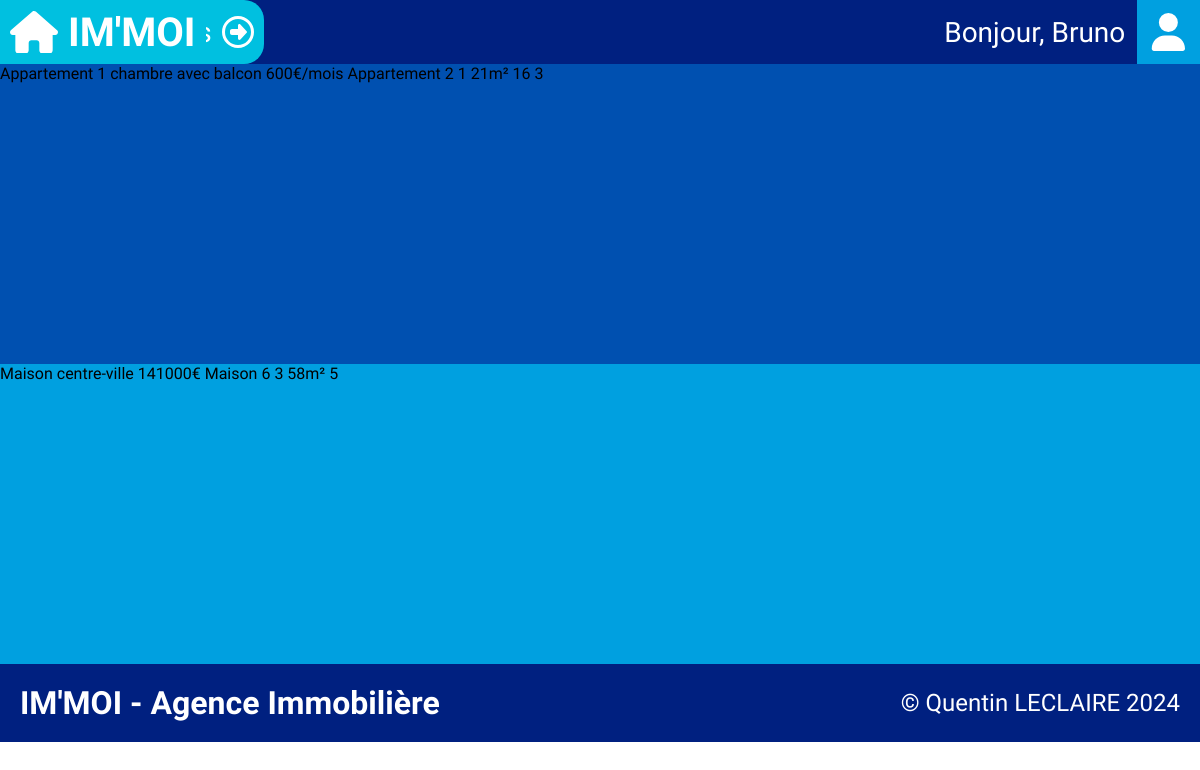
Screenshot of /offres with the database file from the repository.
### tables this page shows
CREATE TABLE bien(
idBien int(11) NOT NULL,
nom varchar(60) NOT NULL,
description text,
prixLocation float,
prixVente float,
categorie varchar(20),
nbPieces int,
nbEtages int,
surface int,
numAppart int,
idUtilisateur int(11) NOT NULL,
idAdresse int(11) NOT NULL
);

### Controller/offresController.php (called while the page is built, shortened)
<?php
class OffresController{
    private $bienManager;
    public function __construct() {
        require_once "Models/managers/AdresseManager.php";
        require_once "Models/managers/BienManager.php";
        $this->bienManager = new BienManager;                   $this->bienManager->chargementBienlist();
    }
    public function afficherOffres(){
        $DBbien = $this->bienManager->getBienlist();
        require "Views/offres.view.php";
    }
}

### Models/managers/BienManager.php (called while the page is built, shortened)
<?php
require_once "Models/data/Bien.class.php";
require_once "Models/Model.class.php";
class BienManager extends BDConnexion{
    private $bienlist;
    public function ajoutBien($bien){
        $this->bienlist[] = $bien;
    }
    public function getBienlist(){
        return $this->bienlist;
    }
    public function chargementBienlist(){
        $req = $this->getBDD()->prepare('SELECT * FROM bien');
        $req->execute();
        $listeBien = $req->fetchAll(PDO::FETCH_ASSOC);
    }
}

### Models/Model.class.php (called while the page is built, shortened)
<?php
abstract class BDConnexion{
    private static $pdo;
    private static function setBDD(){
        self::$pdo = new PDO('mysql:host=localhost;dbname=immoi;port=3308;charset=utf8', 'root', '');
        self::$pdo->setAttribute(PDO::ATTR_ERRMODE, PDO::ERRMODE_WARNING);
    }
    protected function getBDD(){
        return self::$pdo;
    }
}

### Controller/bdtestController.php (called while the page is built, shortened)
<?php
class BDTestController{
    public function __construct() {
        require_once "Models/managers/AdminManager.php";
        require_once "Models/managers/AdresseManager.php";
        require_once "Models/managers/AgenceManager.php";
        require_once "Models/managers/AgentManager.php";
        require_once "Models/managers/BienManager.php";
        $this->adminManager = new AdminManager;                 $this->adminManager->chargementAdminlist();
        $this->adresseManager = new AdresseManager;             $this->adresseManager->chargementAdresselist();
        $this->agenceManager = new AgenceManager;               $this->agenceManager->chargementAgencelist();
        $this->agentManager = new AgentManager;                 $this->agentManager->chargementAgentlist();
        $this->bienManager = new BienManager;                   $this->bienManager->chargementBienlist();
    }
}

### Models/managers/AdminManager.php (called while the page is built, shortened)
<?php
require_once "Models/Model.class.php";
class AdminManager extends BDConnexion{
    public function chargementAdminlist(){
        $req = $this->getBDD()->prepare('SELECT * FROM administrateur');
        $req->execute();
        $listeAdmin = $req->fetchAll(PDO::FETCH_ASSOC);
        foreach($listeAdmin as $value){
            $user = new Admin($value['username'], $value['password']);
        }
    }
}

### Models/managers/AdresseManager.php (called while the page is built, shortened)
<?php
require_once "Models/Model.class.php";
class AdresseManager extends BDConnexion{
    public function chargementAdresselist(){
        $req = $this->getBDD()->prepare('SELECT * FROM adresse');
        $req->execute();
        $listeAdresse = $req->fetchAll(PDO::FETCH_ASSOC);
        foreach($listeAdresse as $value){
            $adresse = new Adresse($value['idAdresse'], $value['nomVoie'], $value['zipcode'], $value['localite']);
        }
    }
}

### Models/managers/AgenceManager.php (called while the page is built, shortened)
<?php
require_once "Models/Model.class.php";
class AgenceManager extends BDConnexion{
    public function chargementAgencelist(){
        $req = $this->getBDD()->prepare('SELECT * FROM agence');
        $req->execute();
        $listeAgence = $req->fetchAll(PDO::FETCH_ASSOC);
        foreach($listeAgence as $value){
            $agence = new Agence($value['idAgence'], $value['nom'], $value['idAdresse']);
        }
    }
}

### Models/managers/AgentManager.php (called while the page is built, shortened)
<?php
require_once "Models/Model.class.php";
class AgentManager extends BDConnexion{
    public function chargementAgentlist(){
        $req = $this->getBDD()->prepare('SELECT * FROM agent');
        $req->execute();
        $listeAgent = $req->fetchAll(PDO::FETCH_ASSOC);
        foreach($listeAgent as $value){
            $agent = new Agent($value['idAgent'], $value['username'], $value['password'], $value['nom'], $value['prenom'], $value['idAgence']);
        }
    }
}

### Models/data/Bien.class.php (called while the page is built, shortened)
<?php
class Bien{
    public function getNom()                {return $this->nom;}
    public function getPrixLoc()            {return $this->prixLocation;}
    public function getPrixVente()          {return $this->prixVente;}
    public function getCategorie()          {return $this->categorie;}
    public function getNbPieces()           {return $this->nbPieces;}
    public function getNbEtages()           {return $this->nbEtages;}
    public function getSurface()            {return $this->surface;}
    public function getNumAppart()          {return $this->numAppart;}
    public function getAdresse()            {return $this->idAdresse;}
}

### Views/offres.view.php (the view, shortened to what this page needs)
<section class="sectoffres">
    <?php for ($i = 0; $i < count($DBbien); $i++) : ?>
        <div class="offre <?= ($i % 2) ? "pair" : "impair";?>">
            <?= $DBbien[$i]->getNom(); ?>
            <?= ($DBbien[$i]->getPrixLoc()) ? $DBbien[$i]->getPrixLoc() . "€/mois" : null; ?>
            <?= ($DBbien[$i]->getPrixVente()) ? $DBbien[$i]->getPrixVente() . "€" : null; ?>
            <?= $DBbien[$i]->getCategorie(); ?>
            <?= $DBbien[$i]->getNbPieces(); ?>
            <?= $DBbien[$i]->getNbEtages(); ?>
            <?= $DBbien[$i]->getSurface() . "m²"; ?>
            <?= $DBbien[$i]->getNumAppart(); ?>
            <?= $DBbien[$i]->getAdresse(); ?>
        </div>
    <?php endfor; ?>
</section>
<?php
$content = ob_get_clean();
require "template.php";

### index.php (shortened to what this page needs)
<?php
require_once "Controller/bdtestController.php";
$bdtestController = new BDTestController;
require_once "Controller/offresController.php";
$offresController = new OffresController;
if(empty($_GET['page'])){
    require "Views/accueil.view.php";
}else{
    switch($_GET['page']){
        case "offres" : $offresController->afficherOffres(); break;
    }
}

### Views/template.php (shortened to what this page needs)
<!DOCTYPE html>
<html lang="fr">
<head>
    <link rel="stylesheet" href="style.css">
    <link rel="stylesheet" href="index.css">
    <link rel="stylesheet" href="testbdd.css">
</head>
<body>
    <nav>
        <div class="navleft">
            <a href="accueil" class="navbtn">
                <p>IM'MOI</p>
            </a>
            <a href="offres" class="navonglet"></a>
        </div>
        <div class="connecte">
            <span>Bonjour, Bruno</span>
            <a href="bdtest" class="navbtn accbtn">
            </a>
        </div>
    </nav>
    <?= $content ?>
    <footer>
        <div class="footerelem">IM'MOI - Agence Immobilière</div>
        <div class="footerelem">© Quentin LECLAIRE 2024</div>
    </footer>
</body>
</html>

### style.css (style rules this page uses)
:root { --main-blue: #0050B0; --light-blue: #00A0E0; --lighter-blue: #00C0E0; --lightest-blue: #50D0FF; --dark-blue: #002080; }
* { padding: 0; margin: 0; box-sizing: border-box; font-family: 'Gabarito', sans-serif; }
body { min-height: 100vh; position: relative; }
nav { width: 100%; height: 64px; background-color: var(--dark-blue); display: flex; justify-content: space-between; position: fixed; top: 0; z-index: 500; }
.navleft { display: flex; align-items: end; }
.navbtn { height: 64px; display: flex; z-index: 2; align-items: center; color: white; text-decoration: none; background-color: var(--light-blue); border: none; padding: 10px; font-weight: bold; font-size: 40px; }
.navbtn p { margin-left: 10px; }
.navonglet { display: flex; position: relative; align-items: center; z-index: 1; padding: 10px; height: 100%; border-radius: 0 20px 20px 0; font-size: 28px; color: white; background-color: var(--lighter-blue); left: -300px; transition: all 400ms ease; text-decoration: none; }
.navonglet svg { margin-left: 10px; }
.connecte { font-size: 28px; color: white; display: flex; align-items: center; }
.accbtn { margin-left: 12px; }
footer { position: relative; bottom: 0; display: flex; padding: 20px; background-color: var(--dark-blue); height: fit-content; width: 100%; align-items: center; justify-content: space-between; }
footer .footerelem { color: white; font-size: 24px; }
footer .footerelem:nth-of-type(1) { font-size: 32px; font-weight: bold; }
.sectoffres { position: relative; display: flex; flex-direction: column; margin-top: 64px; width: 100%; }
.offre { width: 100%; height: 300px; }
.offre.pair { background-color: var(--light-blue); }
.offre.impair { background-color: var(--main-blue); }

### rows the page displays
bien: nom "Appartement 1 chambre avec balcon", prixLocation "600", categorie "Appartement", nbPieces "2", nbEtages "1", surface "21", numAppart "16", idAdresse "3"
bien: nom "Maison centre-ville", prixVente "141000", categorie "Maison", nbPieces "6", nbEtages "3", surface "58", idAdresse "5"
